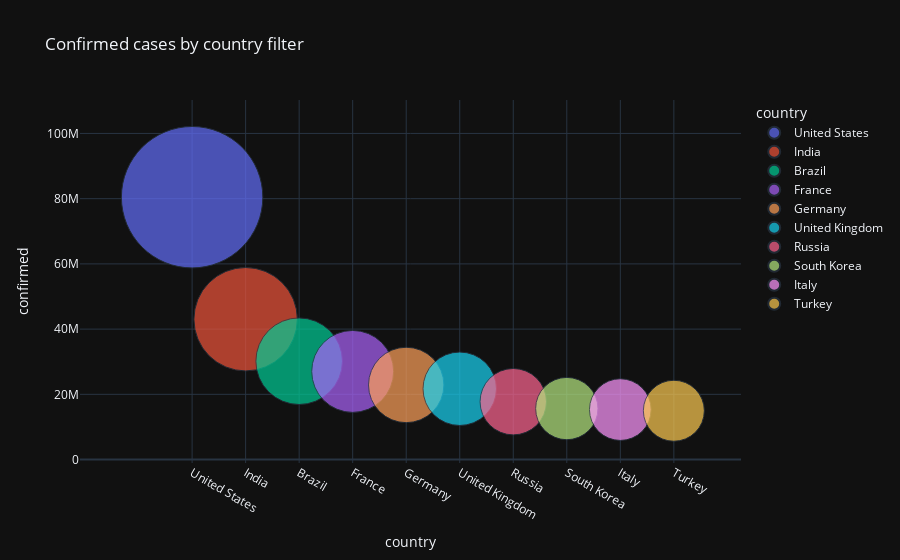

Source (notebook cell):
### Code cell
fig = px.scatter(sorted_country_df.head(10), x='country', y='confirmed', size='confirmed', color='country',
                 hover_name='country',
                 size_max=100, title="Confirmed cases by country filter")

fig.show()

### Figure 1 — Plotly figure (JSON) as saved in the notebook; plotly's stock layout.template omitted (floating-point values rounded to 4 significant figures)
{"data": [{"hovertemplate": "<b>%{hovertext}</b><br><br>country=%{x}<br>confirmed=%{marker.size}<extra></extra>", "hovertext": ["United States"], "legendgroup": "United States", "marker": {"color": "#636efa", "size": [80450000.0], "sizemode": "area", "sizeref": 8045.0, "symbol": "circle"}, "mode": "markers", "name": "United States", "orientation": "v", "showlegend": true, "x": ["United States"], "xaxis": "x", "y": [80450000.0], "yaxis": "y", "type": "scatter"}, {"hovertemplate": "<b>%{hovertext}</b><br><br>country=%{x}<br>confirmed=%{marker.size}<extra></extra>", "hovertext": ["India"], "legendgroup": "India", "marker": {"color": "#EF553B", "size": [43040000.0], "sizemode": "area", "sizeref": 8045.0, "symbol": "circle"}, "mode": "markers", "name": "India", "orientation": "v", "showlegend": true, "x": ["India"], "xaxis": "x", "y": [43040000.0], "yaxis": "y", "type": "scatter"}, {"hovertemplate": "<b>%{hovertext}</b><br><br>country=%{x}<br>confirmed=%{marker.size}<extra></extra>", "hovertext": ["Brazil"], "legendgroup": "Brazil", "marker": {"color": "#00cc96", "size": [30160000.0], "sizemode": "area", "sizeref": 8045.0, "symbol": "circle"}, "mode": "markers", "name": "Brazil", "orientation": "v", "showlegend": true, "x": ["Brazil"], "xaxis": "x", "y": [30160000.0], "yaxis": "y", "type": "scatter"}, {"hovertemplate": "<b>%{hovertext}</b><br><br>country=%{x}<br>confirmed=%{marker.size}<extra></extra>", "hovertext": ["France"], "legendgroup": "France", "marker": {"color": "#ab63fa", "size": [27030000.0], "sizemode": "area", "sizeref": 8045.0, "symbol": "circle"}, "mode": "markers", "name": "France", "orientation": "v", "showlegend": true, "x": ["France"], "xaxis": "x", "y": [27030000.0], "yaxis": "y", "type": "scatter"}, {"hovertemplate": "<b>%{hovertext}</b><br><br>country=%{x}<br>confirmed=%{marker.size}<extra></extra>", "hovertext": ["Germany"], "legendgroup": "Germany", "marker": {"color": "#FFA15A", "size": [22880000.0], "sizemode": "area", "sizeref": 8045.0, "symbol": "circle"}, "mode": "markers", "name": "Germany", "orientation": "v", "showlegend": true, "x": ["Germany"], "xaxis": "x", "y": [22880000.0], "yaxis": "y", "type": "scatter"}, {"hovertemplate": "<b>%{hovertext}</b><br><br>country=%{x}<br>confirmed=%{marker.size}<extra></extra>", "hovertext": ["United Kingdom"], "legendgroup": "United Kingdom", "marker": {"color": "#19d3f3", "size": [21710000.0], "sizemode": "area", "sizeref": 8045.0, "symbol": "circle"}, "mode": "markers", "name": "United Kingdom", "orientation": "v", "showlegend": true, "x": ["United Kingdom"], "xaxis": "x", "y": [21710000.0], "yaxis": "y", "type": "scatter"}, {"hovertemplate": "<b>%{hovertext}</b><br><br>country=%{x}<br>confirmed=%{marker.size}<extra></extra>", "hovertext": ["Russia"], "legendgroup": "Russia", "marker": {"color": "#FF6692", "size": [17750000.0], "sizemode": "area", "sizeref": 8045.0, "symbol": "circle"}, "mode": "markers", "name": "Russia", "orientation": "v", "showlegend": true, "x": ["Russia"], "xaxis": "x", "y": [17750000.0], "yaxis": "y", "type": "scatter"}, {"hovertemplate": "<b>%{hovertext}</b><br><br>country=%{x}<br>confirmed=%{marker.size}<extra></extra>", "hovertext": ["South Korea"], "legendgroup": "South Korea", "marker": {"color": "#B6E880", "size": [15640000.0], "sizemode": "area", "sizeref": 8045.0, "symbol": "circle"}, "mode": "markers", "name": "South Korea", "orientation": "v", "showlegend": true, "x": ["South Korea"], "xaxis": "x", "y": [15640000.0], "yaxis": "y", "type": "scatter"}, {"hovertemplate": "<b>%{hovertext}</b><br><br>country=%{x}<br>confirmed=%{marker.size}<extra></extra>", "hovertext": ["Italy"], "legendgroup": "Italy", "marker": {"color": "#FF97FF", "size": [15320000.0], "sizemode": "area", "sizeref": 8045.0, "symbol": "circle"}, "mode": "markers", "name": "Italy", "orientation": "v", "showlegend": true, "x": ["Italy"], "xaxis": "x", "y": [15320000.0], "yaxis": "y", "type": "scatter"}, {"hovertemplate": "<b>%{hovertext}</b><br><br>country=%{x}<br>confirmed=%{marker.size}<extra></extra>", "hovertext": ["Turkey"], "legendgroup": "Turkey", "marker": {"color": "#FECB52", "size": [14970000.0], "sizemode": "area", "sizeref": 8045.0, "symbol": "circle"}, "mode": "markers", "name": "Turkey", "orientation": "v", "showlegend": true, "x": ["Turkey"], "xaxis": "x", "y": [14970000.0], "yaxis": "y", "type": "scatter"}], "layout": {"xaxis": {"anchor": "y", "domain": [0.0, 1.0], "title": {"text": "country"}, "categoryorder": "array", "categoryarray": ["United States", "India", "Brazil", "France", "Germany", "United Kingdom", "Russia", "South Korea", "Italy", "Turkey"]}, "yaxis": {"anchor": "x", "domain": [0.0, 1.0], "title": {"text": "confirmed"}}, "legend": {"title": {"text": "country"}, "tracegroupgap": 0, "itemsizing": "constant"}, "title": {"text": "Confirmed cases by country filter"}}}
